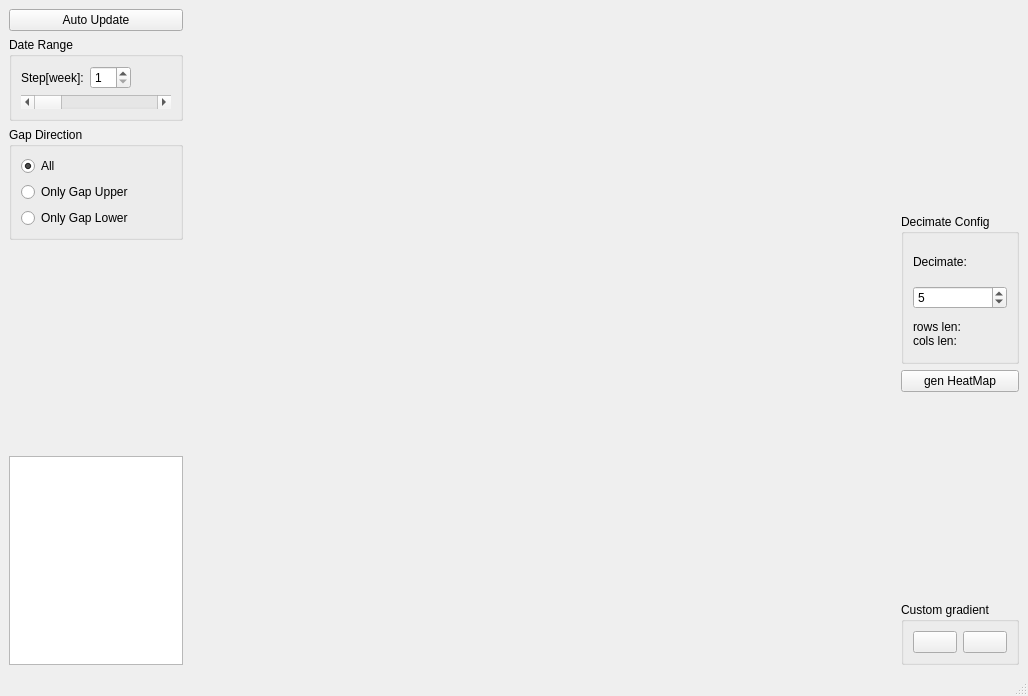
<?xml version="1.0" encoding="UTF-8"?>
<ui version="4.0">
 <class>qmainwindow</class>
 <widget class="QMainWindow" name="qmainwindow">
  <property name="geometry">
   <rect>
    <x>0</x>
    <y>0</y>
    <width>1028</width>
    <height>696</height>
   </rect>
  </property>
  <property name="windowTitle">
   <string>qmainwindow</string>
  </property>
  <widget class="QWidget" name="centralwidget">
   <layout class="QHBoxLayout" name="horizontalLayout_13">
    <item>
     <layout class="QVBoxLayout" name="verticalLayout_8">
      <item>
       <widget class="QPushButton" name="pushButton_AutoUpdate">
        <property name="sizePolicy">
         <sizepolicy hsizetype="Preferred" vsizetype="Fixed">
          <horstretch>0</horstretch>
          <verstretch>0</verstretch>
         </sizepolicy>
        </property>
        <property name="text">
         <string>Auto Update</string>
        </property>
        <property name="checkable">
         <bool>true</bool>
        </property>
        <property name="checked">
         <bool>false</bool>
        </property>
       </widget>
      </item>
      <item>
       <widget class="QGroupBox" name="groupBox_3">
        <property name="sizePolicy">
         <sizepolicy hsizetype="Fixed" vsizetype="Preferred">
          <horstretch>0</horstretch>
          <verstretch>0</verstretch>
         </sizepolicy>
        </property>
        <property name="title">
         <string>Date Range</string>
        </property>
        <layout class="QVBoxLayout" name="verticalLayout_7">
         <item>
          <layout class="QHBoxLayout" name="horizontalLayout_11">
           <item>
            <widget class="QLabel" name="label_10">
             <property name="text">
              <string>Step[week]:</string>
             </property>
            </widget>
           </item>
           <item>
            <widget class="QSpinBox" name="spinBox_DateStep">
             <property name="minimum">
              <number>1</number>
             </property>
            </widget>
           </item>
           <item>
            <spacer name="horizontalSpacer_9">
             <property name="orientation">
              <enum>Qt::Horizontal</enum>
             </property>
             <property name="sizeHint" stdset="0">
              <size>
               <width>40</width>
               <height>20</height>
              </size>
             </property>
            </spacer>
           </item>
          </layout>
         </item>
         <item>
          <widget class="QScrollBar" name="scrollBar_Date">
           <property name="pageStep">
            <number>2</number>
           </property>
           <property name="orientation">
            <enum>Qt::Horizontal</enum>
           </property>
          </widget>
         </item>
        </layout>
       </widget>
      </item>
      <item>
       <widget class="QGroupBox" name="groupBox_GapDir">
        <property name="title">
         <string>Gap Direction</string>
        </property>
        <layout class="QVBoxLayout" name="verticalLayout_3">
         <item>
          <widget class="QRadioButton" name="radioButton_GapDirAll">
           <property name="text">
            <string>All</string>
           </property>
           <property name="checked">
            <bool>true</bool>
           </property>
           <attribute name="buttonGroup">
            <string notr="true">buttonGroup</string>
           </attribute>
          </widget>
         </item>
         <item>
          <widget class="QRadioButton" name="radioButton_GpaDirUp">
           <property name="text">
            <string>Only Gap Upper</string>
           </property>
           <attribute name="buttonGroup">
            <string notr="true">buttonGroup</string>
           </attribute>
          </widget>
         </item>
         <item>
          <widget class="QRadioButton" name="radioButton_GapDirLo">
           <property name="text">
            <string>Only Gap Lower</string>
           </property>
           <attribute name="buttonGroup">
            <string notr="true">buttonGroup</string>
           </attribute>
          </widget>
         </item>
        </layout>
       </widget>
      </item>
      <item>
       <spacer name="verticalSpacer_3">
        <property name="orientation">
         <enum>Qt::Vertical</enum>
        </property>
        <property name="sizeHint" stdset="0">
         <size>
          <width>20</width>
          <height>40</height>
         </size>
        </property>
       </spacer>
      </item>
      <item>
       <widget class="QPlainTextEdit" name="plainTextEdit_DateList">
        <property name="sizePolicy">
         <sizepolicy hsizetype="Ignored" vsizetype="Expanding">
          <horstretch>0</horstretch>
          <verstretch>0</verstretch>
         </sizepolicy>
        </property>
        <property name="minimumSize">
         <size>
          <width>0</width>
          <height>0</height>
         </size>
        </property>
       </widget>
      </item>
     </layout>
    </item>
    <item>
     <widget class="QWidget" name="widget_HeatMap" native="true">
      <property name="sizePolicy">
       <sizepolicy hsizetype="Expanding" vsizetype="Expanding">
        <horstretch>0</horstretch>
        <verstretch>0</verstretch>
       </sizepolicy>
      </property>
     </widget>
    </item>
    <item>
     <widget class="QWidget" name="widget_ColorMap" native="true">
      <property name="minimumSize">
       <size>
        <width>80</width>
        <height>0</height>
       </size>
      </property>
     </widget>
    </item>
    <item>
     <layout class="QVBoxLayout" name="verticalLayout">
      <item>
       <spacer name="verticalSpacer">
        <property name="orientation">
         <enum>Qt::Vertical</enum>
        </property>
        <property name="sizeHint" stdset="0">
         <size>
          <width>20</width>
          <height>40</height>
         </size>
        </property>
       </spacer>
      </item>
      <item>
       <widget class="QGroupBox" name="groupBox">
        <property name="minimumSize">
         <size>
          <width>0</width>
          <height>150</height>
         </size>
        </property>
        <property name="title">
         <string>Decimate Config</string>
        </property>
        <layout class="QVBoxLayout" name="verticalLayout_2">
         <item>
          <widget class="QLabel" name="label">
           <property name="text">
            <string>Decimate:</string>
           </property>
          </widget>
         </item>
         <item>
          <widget class="QSpinBox" name="spinBox_Decim">
           <property name="minimum">
            <number>1</number>
           </property>
           <property name="maximum">
            <number>20</number>
           </property>
           <property name="value">
            <number>5</number>
           </property>
          </widget>
         </item>
         <item>
          <widget class="QLabel" name="label_Roughness">
           <property name="text">
            <string>rows len:
cols len:</string>
           </property>
          </widget>
         </item>
        </layout>
       </widget>
      </item>
      <item>
       <widget class="QPushButton" name="pushButton_genHMap">
        <property name="text">
         <string>gen HeatMap</string>
        </property>
       </widget>
      </item>
      <item>
       <spacer name="verticalSpacer_2">
        <property name="orientation">
         <enum>Qt::Vertical</enum>
        </property>
        <property name="sizeHint" stdset="0">
         <size>
          <width>20</width>
          <height>40</height>
         </size>
        </property>
       </spacer>
      </item>
      <item>
       <widget class="QGroupBox" name="groupBox_CustomGradient">
        <property name="sizePolicy">
         <sizepolicy hsizetype="Preferred" vsizetype="Preferred">
          <horstretch>0</horstretch>
          <verstretch>0</verstretch>
         </sizepolicy>
        </property>
        <property name="minimumSize">
         <size>
          <width>0</width>
          <height>0</height>
         </size>
        </property>
        <property name="title">
         <string>Custom gradient</string>
        </property>
        <layout class="QHBoxLayout" name="horizontalLayout_2">
         <item>
          <layout class="QHBoxLayout" name="horizontalLayout">
           <item>
            <widget class="QPushButton" name="pushButton_gradientBtoYPB">
             <property name="sizePolicy">
              <sizepolicy hsizetype="Preferred" vsizetype="Preferred">
               <horstretch>0</horstretch>
               <verstretch>0</verstretch>
              </sizepolicy>
             </property>
             <property name="minimumSize">
              <size>
               <width>0</width>
               <height>0</height>
              </size>
             </property>
             <property name="baseSize">
              <size>
               <width>0</width>
               <height>0</height>
              </size>
             </property>
             <property name="text">
              <string/>
             </property>
             <property name="iconSize">
              <size>
               <width>24</width>
               <height>100</height>
              </size>
             </property>
            </widget>
           </item>
           <item>
            <widget class="QPushButton" name="pushButton_gradientGtoRPB">
             <property name="sizePolicy">
              <sizepolicy hsizetype="Preferred" vsizetype="Preferred">
               <horstretch>0</horstretch>
               <verstretch>0</verstretch>
              </sizepolicy>
             </property>
             <property name="minimumSize">
              <size>
               <width>0</width>
               <height>0</height>
              </size>
             </property>
             <property name="baseSize">
              <size>
               <width>0</width>
               <height>0</height>
              </size>
             </property>
             <property name="text">
              <string/>
             </property>
             <property name="iconSize">
              <size>
               <width>24</width>
               <height>100</height>
              </size>
             </property>
            </widget>
           </item>
          </layout>
         </item>
        </layout>
       </widget>
      </item>
     </layout>
    </item>
   </layout>
  </widget>
  <widget class="QMenuBar" name="menubar">
   <property name="geometry">
    <rect>
     <x>0</x>
     <y>0</y>
     <width>1028</width>
     <height>28</height>
    </rect>
   </property>
  </widget>
  <widget class="QStatusBar" name="statusbar"/>
 </widget>
 <resources/>
 <connections/>
 <buttongroups>
  <buttongroup name="buttonGroup"/>
 </buttongroups>
</ui>
